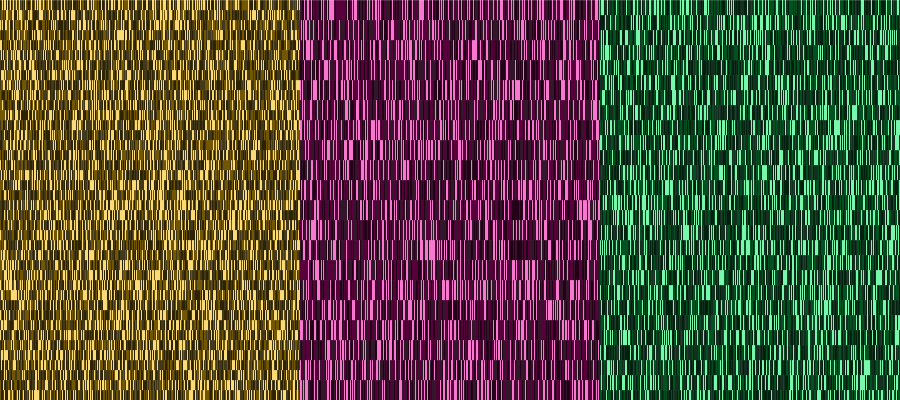
Frame 1 (no input)
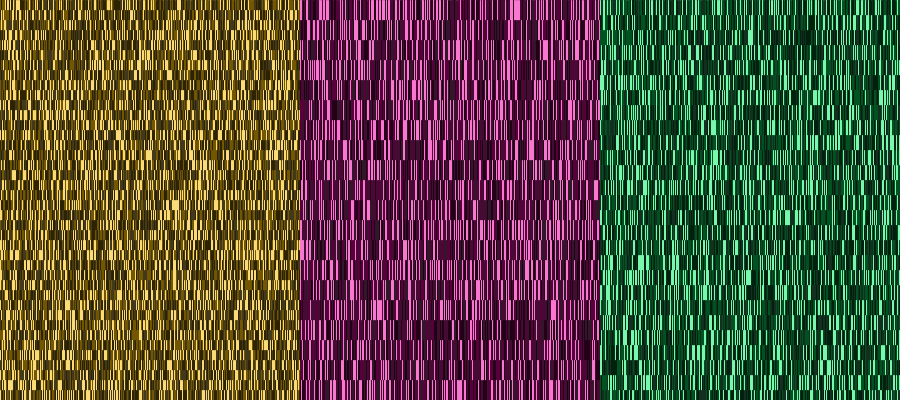
Frame 60 (the mouse pressed at the canvas centre just before this capture)
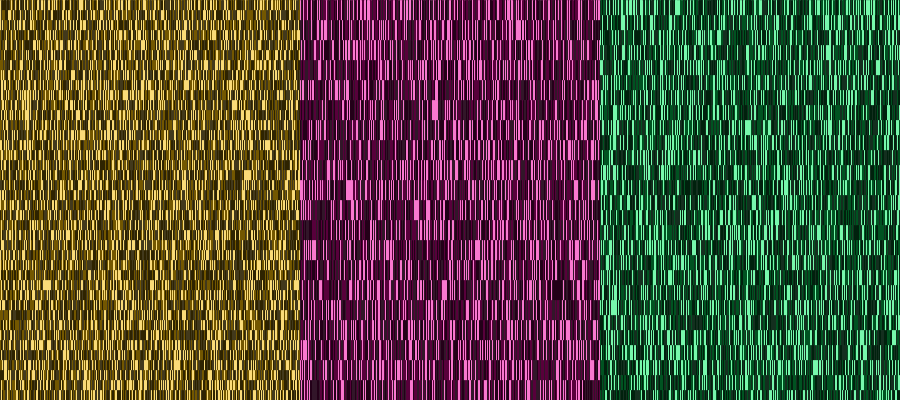
Frame 120 (the mouse held since frame 60 and released just before this capture)

The Processing sketch that drew these frames (run headless with seeded random() and noise(); from frame 60 on, the mouse is pressed at the canvas centre):

// Processing sketch: processing_45137
// ── processing_45137.pde

/* heylo. things used to make this little sketch:
 - http://colorschemedesigner.com/#1d32uxkesRYYy
 */


/* THE COLOR SCHEME ARRAYS */
color[] primary = new color[5];
color[] secondaryA = new color[5];
color[] secondaryB = new color[5];
/*                          */

int thirdoScreen;
int primeroThird;

void setup() {
  size(900, 400);
  background(255);
  colorMode(RGB);


  /*COLOR SCHEME ASSIGNMENT  */
  primary[0] = color(#735700); 
  primary[1] = color(#42391C);
  primary[2] = color(#2E2300);
  primary[3] = color(#FADB78);
  primary[4] = color(#FAF2D8);

  secondaryA[0] = color(#58003B);
  secondaryA[1] = color(#321629);
  secondaryA[2] = color(#230018);
  secondaryA[3] = color(#F978CF);
  secondaryA[4] = color(#F9D7EE);

  secondaryB[0] = color(#005321);
  secondaryB[1] = color(#142F1F);
  secondaryB[2] = color(#00210D);
  secondaryB[3] = color(#77F8AC);
  secondaryB[4] = color(#D7F8E5);
  /* THANK GOD THATS OVER      */


  /* Sets us the three regions for colourization to occur */
  thirdoScreen = thirdScreen(width);
  drawConstraint(thirdoScreen);

  /* Allows for boundaries to be set along x values */
  primeroThird = thirdoScreen;      // variable for first x value of third
  thirdoScreen += thirdoScreen;     // variable for second x value of third
  /*                                                */
  drawConstraint(thirdoScreen);
}

void draw() {
  for (int xValues = 0; xValues < primeroThird; xValues++) {
    for (int yValues = 0; yValues <= height; yValues+=10) {
      int placeHolder;
      placeHolder = int(random(0, 4));
      stroke(primary[placeHolder]);
      line(xValues, yValues, xValues, yValues+10);
    }
  }

  for (int xValues = primeroThird; xValues < thirdoScreen; xValues++) {
    for (int yValues = 0; yValues <= height; yValues+=20) {
      int placeHolder;
      placeHolder = int(random(0, 4));
      stroke(secondaryA[placeHolder]);
      line(xValues, yValues, xValues, yValues+20);
    }
  }
  for (int xValues = thirdoScreen; xValues <= width; xValues++) {
    for (int yValues = 0; yValues <= height; yValues+=15) {
      int placeHolder;
      placeHolder = int(random(0, 4));
      stroke(secondaryB[placeHolder]);
      line(xValues, yValues, xValues, yValues+15);
    }
  }
}


/* This will compute a third of the screen.*/
int thirdScreen(int widthValue) {
  int thirdoScreen = (widthValue / 3);
  return thirdoScreen;
}

void drawConstraint(int x) {
  smooth();
  stroke(0);
  line(x, 0, x, height);
}
